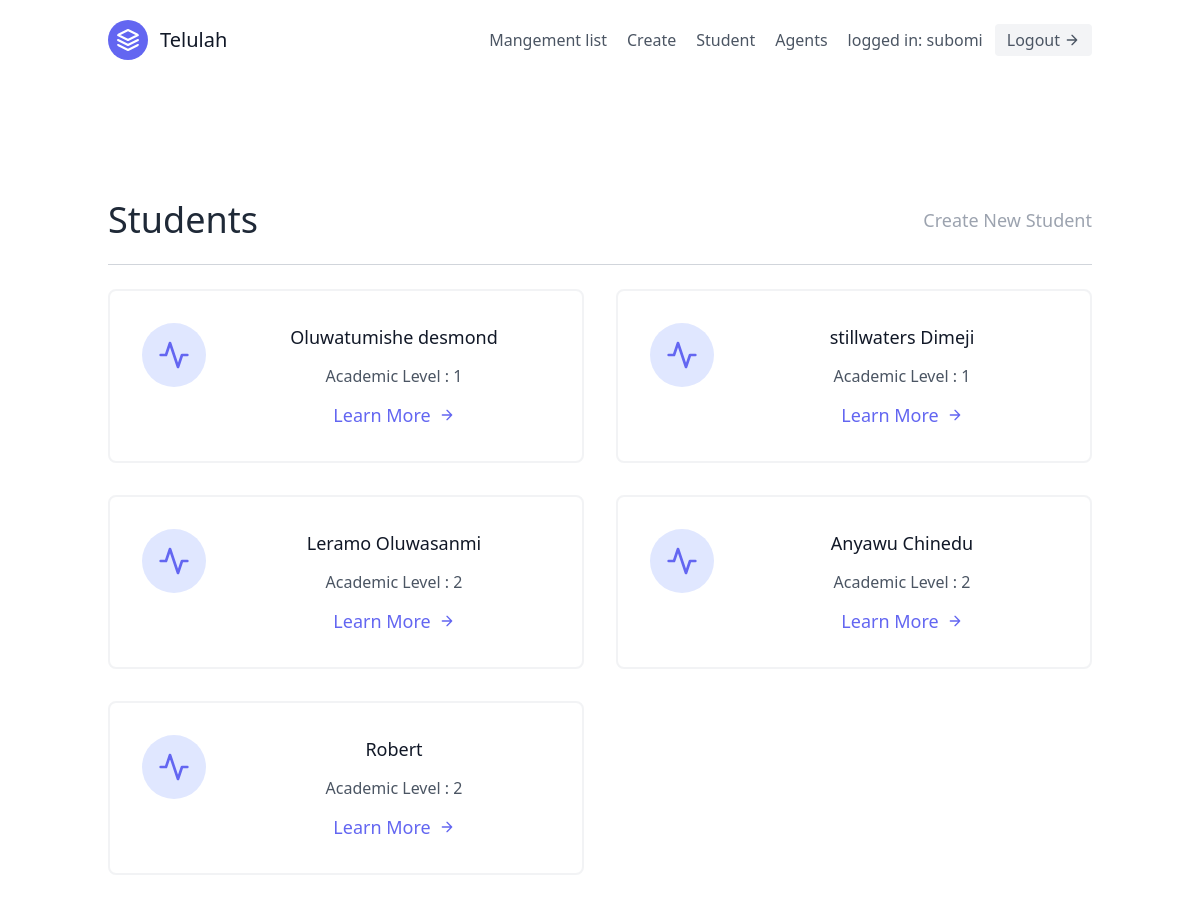
/app/student1/ (signed in), run on an earlier commit of the app's database.
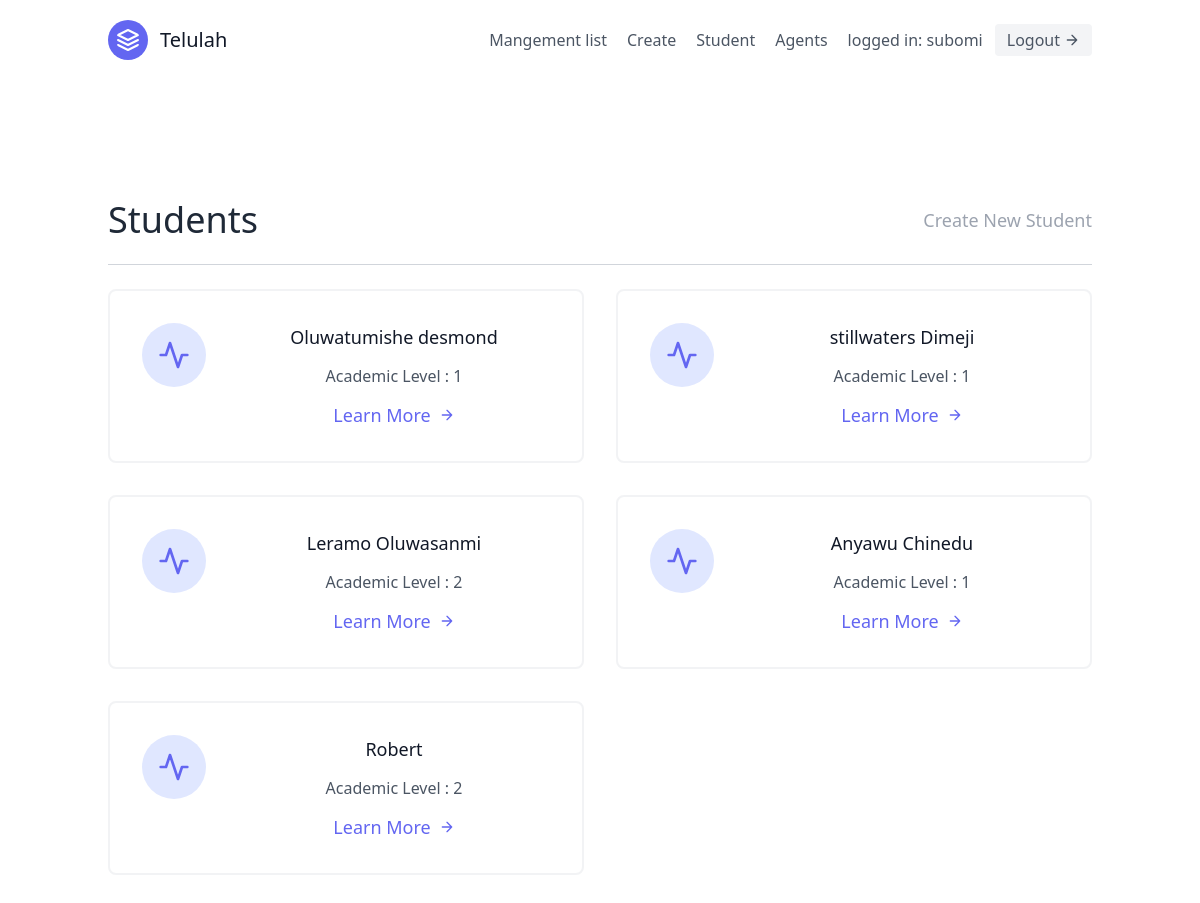
And on a later commit of the database.
### app/models.py (models this page shows, shortened)
class Students(models.Model):
    name = models.CharField(max_length=20)
    email = models.EmailField(max_length=50)
    Lecturers = models.ForeignKey(Lecturers, on_delete=models.CASCADE, null=True)
    year_level = models.CharField(choices=LEVEL, max_length=1)
    academic_level = models.CharField(choices=ACADEMIC_LEVEL, max_length=1)
    description = models.TextField()

### app/views.py (the view)
# urls.py: path('student1/', students_page, name='stu'),
@login_required
def students_page(request):
    model = Students.objects.all()
    context = {
        'user': model
    }
    return render(request, 'students.html', context=context)

### app/templates/students.html (shortened to what this page needs)
{% extends "base.html" %}
{% block content %}
<div class="text-center text-lg font-normal">
<section class="text-gray-600 body-font">
  <div class="container px-5 py-24 mx-auto flex flex-wrap">
  <div class="w-full mb-6 py-6 flex justify-between items-center border-b border-gray-300">
    <div>
        <h1 class="text-4xl text-gray-800">Students</h1>
    </div>
    <div>
        <a class="text-gray-400 hover:text-blue-300" href='{%url 'apps:students'%}' class="mr-6 hover:text-gray-900 font-bold text-xl left-10">Create New Student</a>
    </div>
  </div>
    <div class="flex flex-wrap -m-4">
    {% for user in user %}
      <div class="p-4 lg:w-1/2 md:w-full">
        <div class="flex border-2 rounded-lg border-gray-200 border-opacity-50 p-8 sm:flex-row flex-col">
          <div class="w-16 h-16 sm:mr-8 sm:mb-0 mb-4 inline-flex items-center justify-center rounded-full bg-indigo-100 text-indigo-500 flex-shrink-0">
            <svg fill="none" stroke="currentColor" stroke-linecap="round" stroke-linejoin="round" stroke-width="2" class="w-8 h-8" viewBox="0 0 24 24">
              <path d="M22 12h-4l-3 9L9 3l-3 9H2"></path>
            </svg>
          </div>
          <div class="flex-grow">
            <h2 class="text-gray-900 text-lg title-font font-medium mb-3">{{user.name}}</h2>
            <p class="leading-relaxed text-base">Academic Level : {{user.academic_level}}</p>
            <a href='{% url 'apps:student_detail' user.pk%}' class="mt-3 text-indigo-500 inline-flex items-center">Learn More
              <svg fill="none" stroke="currentColor" stroke-linecap="round" stroke-linejoin="round" stroke-width="2" class="w-4 h-4 ml-2" viewBox="0 0 24 24">
                <path d="M5 12h14M12 5l7 7-7 7"></path>
              </svg>
            </a>
          </div>
        </div>
      </div>
    {% endfor %}
    </div>
  </div>
</section>
{% endblock content %}

What changed in the data, as far as the page shows it:
changed Students "Anyawu Chinedu": academic_level "2" → "1"
